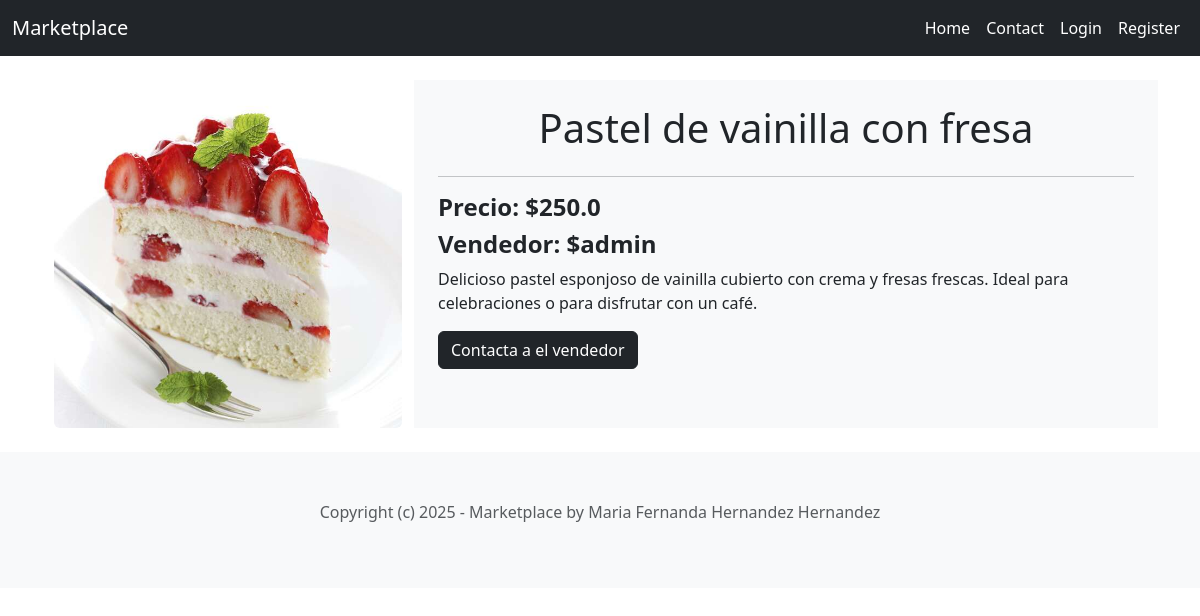
The app's page /store/detail/1/ with its own data.
### store/models.py (models this page shows, shortened)
class Item(models.Model):
    category = models.ForeignKey(Category, related_name='items', on_delete=models.CASCADE)
    name = models.CharField(max_length=255)
    description = models.TextField(blank=True, null=True)
    price = models.FloatField()
    image = models.ImageField(upload_to='item_images', blank=True, null=True)
    is_sold = models.BooleanField(default=False)
    created_by = models.ForeignKey(User, related_name='items', on_delete=models.CASCADE)
    created_at = models.DateTimeField(auto_now_add=True)

### store/views.py (the view)
# urls.py: path('detail/<int:pk>/', detail, name='detail'),
def detail(request, pk):
    item = get_object_or_404(Item, pk=pk)
    related_items = Item.objects.filter(category=item.category,
                                        is_sold=False).exclude(pk=pk)[0:3]
    context={
        'item': item,
        'related_items': related_items
    }
    return render(request, 'store/item.html', context)

### store/templates/store/item.html (shortened to what this page needs)
{% extends 'store/base.html' %}
{% block content %}
<div class="container mt-4 mb-4">
    <div class="row">
        <div class="col-4">
            <img src="{{item.image.url}}" alt="{{item.name}}" width="100%" class="rounded">
        </div>
        <div class="col-8 p-4 ronded bg-light">
            <h1 class="mb-4 text-center">{{ item.name }}</h1>
            <hr>
            <h4><strong>Precio: ${{ item.price }}</strong></h4>
            <h4><strong>Vendedor: ${{ item.created_by.username }}</strong></h4>
            {% if item.description %}
                <p>{{item.description}}</p>
            {% endif %}
            <a href="" class="btn btn-dark">Contacta a el vendedor</a>
        </div>
    </div>
</div>
{% endblock %}

### records on screen
Item: image (picture), name "Pastel de vainilla con fresa", price "250.0", created_by.username "admin", description "Delicioso pastel esponjoso de vainilla cubierto con crema y fresas frescas. Ideal para celebraciones o para disfrutar con un café."
